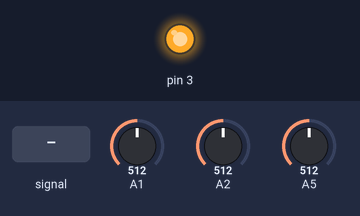
Bench run of a sketch on a simulated Arduino Uno, built with avr-gcc and run on an emulated ATmega328P. On the bench: output pins drawn as LEDs (lit = HIGH). The test bench sets the inputs (shaded band); at power-on: A5 = 512, A1 = 512, A2 = 512.

Above: at 1.2 s.
1.3 s: A5 fed a 200 Hz sine of ±460 counts around its level
At 2.6 s:
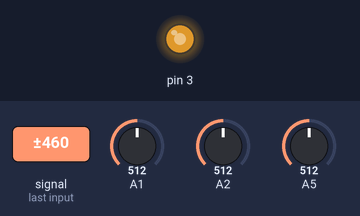
4.3 s: A5 set to 716
Timing chart, 0 to 7.3 s (numbered marks = the images above; inputs shaded):
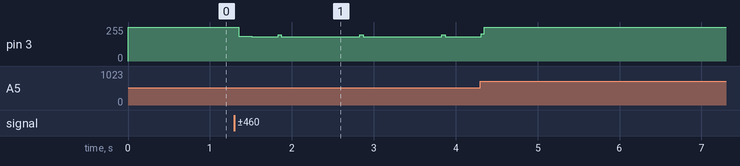

Measured:
- after the input at 1.3 s, pin 3: 255/255 → 187/255 after 0.05 s, → 181/255 0.16 s later, → 182/255 0.32 s later

The sketch:

pH_controler_tds.ino
```cpp
//#include <Wire.h>
#include<math.h>
const int bufferSize = 300;
float pHBuffer[bufferSize];

int bufferIndex = 0;
int mode = 1;

void setup() {
  pinMode(3, OUTPUT);
  digitalWrite(3, HIGH);
}

void loop() {

    float pHV = analogRead(A5) * (5.0 / 1024.0);
    int TDSppm = analogRead(2)/0.0023;
    int KH = 6;
    float pH4V = 4.238;
    float pH7V = 3.936;
    float m = (6.86 - 4.01) / (pH7V - pH4V);
    float b = 4.01 - m * pH4V;
    float pH = m * pHV + b;
    pHBuffer[bufferIndex] = pH;

    bufferIndex = (bufferIndex + 1) % bufferSize;
    float avgpH = calculateAvgPH();
    float CO2 = 3*KH*pow(10,(7-pH));

    int ATOr = analogRead(A1);
    if(ATOr >= 760){
      mode = 2;
      digitalWrite(2, HIGH);
    }

    if (CO2 > 15 ) {
      if(mode = 1){
        digitalWrite(3, LOW);
        }
    } else if (CO2 <= 30) {
      digitalWrite(3, HIGH);
    }
}


float calculateAvgPH() {
  float sum = 0;
  for (int i = 0; i < bufferSize; ++i) {
    sum += pHBuffer[i];
  }
  return sum / bufferSize;
}
```
